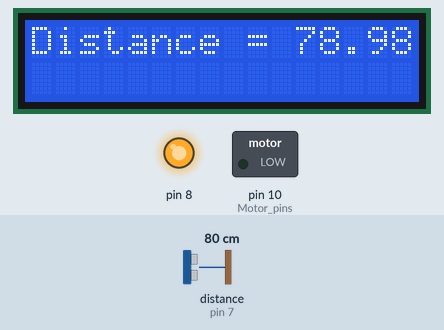
A sketch run on a simulated Arduino Uno, built with avr-gcc and run on an emulated ATmega328P. On the bench: 16×2 character LCD, switched loads named in the sketch (green lamp = pin HIGH), output pins drawn as LEDs (lit = HIGH). Wiring (inferred from the names in the program): ultrasonic range finder: trigger pin 6; echo pin 7. The test bench sets the inputs (shaded band); at power-on: distance to the obstacle (sensor on pin 7) 80 cm. The echo pulse lasts 58.3 µs per cm; pins used as bus, display or sensor lines are not drawn; what the sketch prints to the serial monitor is not drawn.

Above: at 1.2 s.
1.3 s: distance to the obstacle (sensor on pin 7) set to 2 cm
At 2.5 s:
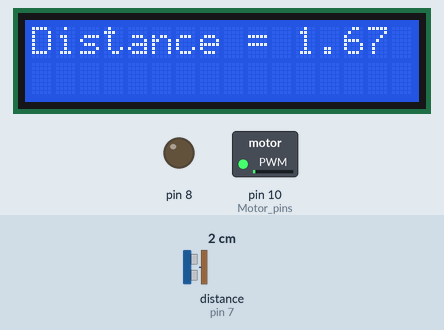
2.8 s: distance to the obstacle (sensor on pin 7) set to 18 cm
At 4.3 s:
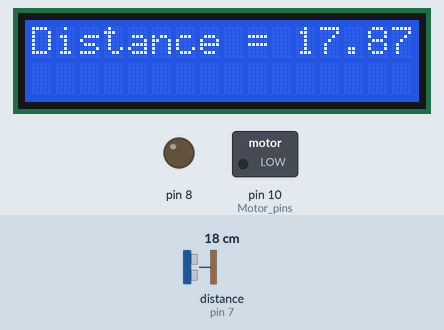
4.9 s: distance to the obstacle (sensor on pin 7) set to 13 cm
At 6.2 s:
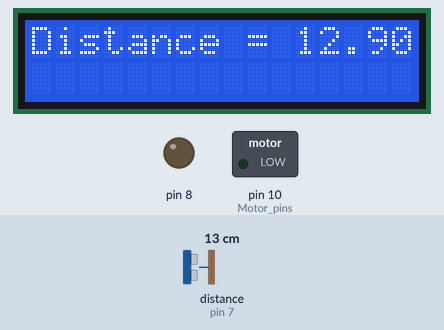
6.5 s: distance to the obstacle (sensor on pin 7) set to 10 cm
At 7.3 s:
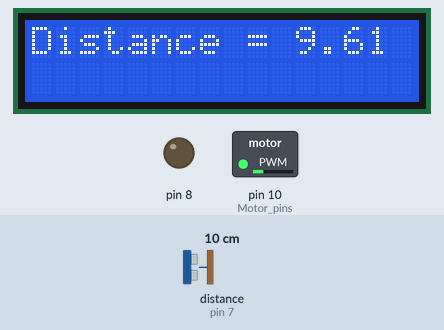
Timing chart, 0 to 9.2 s (numbered marks = the images above; inputs shaded):
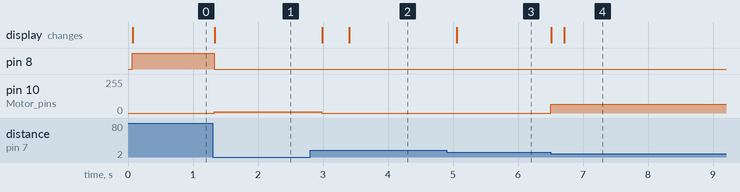

The sketch:

motor_f_and_r.ino
```cpp
//try F and R
#include <LiquidCrystal.h>
float time1,distance;
int rs=12,en=11,d4=5,d5=4,d6=3,d7=2;
LiquidCrystal lcd(rs,en,d4,d5,d6,d7);

void setup()
{
  pinMode(6,OUTPUT); //Trigger Pin
  pinMode(7,INPUT); //Echo Pin
  pinMode(10,OUTPUT);//Motor pins
  pinMode(8,OUTPUT);
  Serial.begin(9600);
  lcd.begin(16,2);
}

void loop()
{
  digitalWrite(6,LOW);
  delayMicroseconds(2);
  digitalWrite(6,HIGH);
  delayMicroseconds(10); //Generate Pulse to Trigger
  digitalWrite(6,LOW);

  time1 = pulseIn(7,HIGH); //Measure time of Echo

  distance = (0.034*time1)/2 ; //Distance Calculation

  float count=1024*(distance/150);//distance range is only 150cm
  if (count<=75)
  {
  analogWrite(10,count);
  digitalWrite(8,LOW);
  //delay(2000);
  }
  else
  {
  analogWrite(8,count);
  digitalWrite(10,LOW);
  //delay(2000);
  }
  Serial.print("Distance is = ");
  Serial.print(distance);
  Serial.println(" cm");
  lcd.clear();
  lcd.setCursor(0,0);
  lcd.print("Distance = ");
  lcd.print(distance);
  lcd.print(" cm");
  delay(200);
}
```

Measured:
- the behaviour switches between 12 and 11 cm on distance to the obstacle (sensor on pin 7) (found by bisection; images 3 and 4)
- after the input at 1.3 s, pin 8: HIGH → LOW at once; pin 10 (Motor_pins): 0/255 → 11/255 at once; the display: changes at once (image 1)
- after the input at 2.8 s, pin 10 (Motor_pins): 11/255 → 0/255 after 0.18 s; the display: first changes after 0.19 s (image 2 shows a later state)
- after the input at 4.9 s, the display: changes after 0.16 s (image 3)
- after the input at 6.5 s, pin 10 (Motor_pins): 0/255 → 67/255 at once, → 65/255 0.21 s later; the display: first changes at once (image 4 shows a later state)
